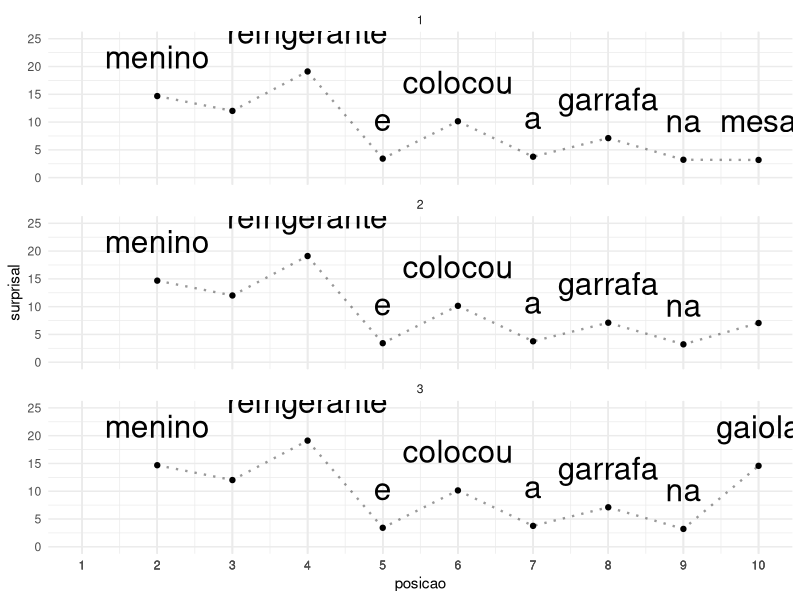

Here is the R script that generated this plot:
## ---- chunk 1
#| include: false

library(tidyverse)

dados <- read_csv(
  "data/llm_surprisal.csv",
  show_col_types = FALSE
)

stopifnot("surprisal" %in% names(dados))
## ---- chunk 2
dados %>% filter(posicao == 10)
## ---- chunk 3
#| echo: false
#| fig-width: 15
#| fig-height: 9.5

library(ggplot2)

ggplot(dados, aes(x = posicao, y = surprisal, group = frase)) +
  geom_line(linewidth = 0.8, alpha = 0.4, linetype = "dotted") +
  geom_point() +
  geom_text(aes(label = palavra), vjust = -1.2, size = 8, check_overlap = TRUE) +
  facet_wrap(~ frase, ncol = 1) +
  scale_x_continuous(breaks = dados$posicao) +
  ylim(0, 25) +
  theme_minimal()
## ---- chunk 4
#| echo: false

embeddings <- c(0.545032, -0.021356, -0.293542,  0.480319, -2.129006, -0.688096,  0.128043,  0.410229,  0.597872,  0.896607,  0.625471,  0.669162,  1.193501,
 -0.532403,  0.012419,  1.311845, -0.581835,  0.252861, -0.286609, -0.377855,  1.451246, -1.442421,  0.673493, -0.6477  ,  0.644659, -1.333087,
  0.227558, -0.082238,  1.481615,  2.680157, -1.485089,  0.265468, -1.585097, -1.061569, -0.036955,  0.94922 ,  0.001181, -1.836964,  0.274044,
 -1.123144, -1.206746,  0.225444,  0.216965, -0.784059, -0.102478,  0.718371, -0.397516,  1.148771,  1.588512, -0.190415,  0.136512, -1.427917,
 -0.787305, -0.082044,  0.60081 , -0.586489,  0.25642 ,  0.7943  ,  0.545722, -0.98599 , -0.485092,  1.870728,  0.729477,  1.629149)

cat("Embeddings para REFRIGERANTE:\n")
print(embeddings)

## ---- chunk 5
library(DiagrammeR)

grViz("
digraph {
  rankdir=LR;
  node [shape=box, style=rounded, fontname='Arial'];
  
  centro [label='Para que\ntarefa?', shape=box, style='rounded,filled', fillcolor='#E8F4F8', fontsize=14, fontweight='bold'];
  
  q1 [label='O que quero\nalcançar?', shape=box, style=rounded];
  q2 [label='O que a IA pode\nacrescentar?', shape=box, style=rounded];
  q3 [label='O que pode\ndar errado?', shape=box, style=rounded];
  q4 [label='Quanto preciso\nverificar?', shape=box, style=rounded];
  
  centro -> q1;
  centro -> q2;
  centro -> q3;
  centro -> q4;
  
  {rank=same; q1; q2; q3; q4}
}
")
